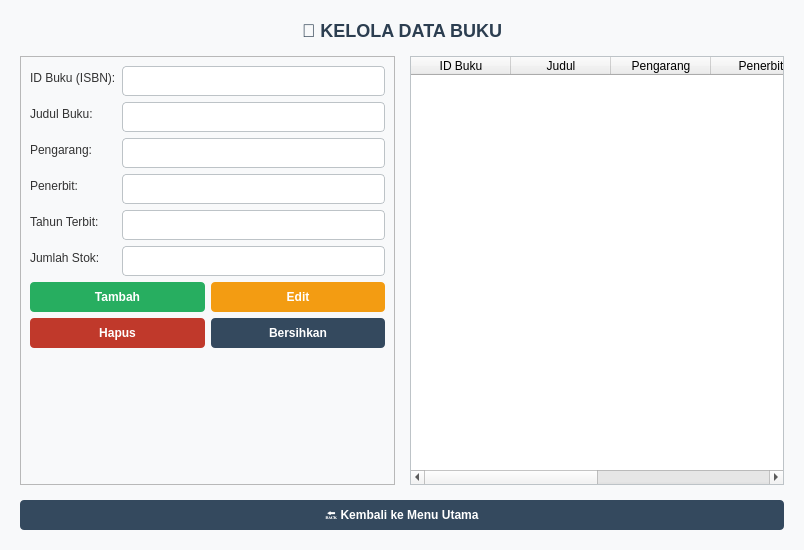
<?xml version="1.0" encoding="UTF-8"?>
<ui version="4.0">
 <class>KelolaBukuWindow</class>
 <widget class="QMainWindow" name="KelolaBukuWindow">
  <property name="geometry">
   <rect>
    <x>0</x>
    <y>0</y>
    <width>804</width>
    <height>550</height>
   </rect>
  </property>
  <property name="windowTitle">
   <string>Perpustakaan - Kelola Data Buku - kelola_buku.ui</string>
  </property>
  <property name="styleSheet">
   <string notr="true">QMainWindow { 
background-color: #F8F9FA; 
} 
QLabel#lblTitle { 
font-size: 18px; 
font-weight: bold; 
color: #2C3E50; 
} 
QLabel { 
font-size: 12px; 
color: #333; 
} 
QLineEdit { 
        padding: 6px; 
        border: 1px solid #BDC3C7; 
        border-radius: 4px; 
        background-color: white; 
    } 
    QLineEdit:focus { 
        border: 1px solid #3498DB; 
    } 
QPushButton { 
        background-color: #34495E; 
        color: white; 
        border: none; 
        border-radius: 4px; 
        padding: 8px 15px; 
        font-weight: bold; 
    } 
    QPushButton:hover { 
        background-color: #415B76; 
    } 
QPushButton#btnTambah { 
        background-color: #27AE60; 
    } 
    QPushButton#btnTambah:hover { 
        background-color: #2ECC71; 
    } 
QPushButton#btnEdit { 
        background-color: #F39C12; 
    } 
    QPushButton#btnEdit:hover { 
        background-color: #F1C40F; 
    } 
QPushButton#btnHapus { 
        background-color: #C0392B; 
    } 
    QPushButton#btnHapus:hover { 
        background-color: #E74C3C; 
    } 
QTableWidget { 
        background-color: white; 
        border: 1px solid #BDC3C7; 
        gridline-color: #ECF0F1; 
    }</string>
  </property>
  <widget class="QWidget" name="centralwidget">
   <layout class="QVBoxLayout" name="verticalLayoutMain">
    <property name="spacing">
     <number>15</number>
    </property>
    <property name="leftMargin">
     <number>20</number>
    </property>
    <property name="topMargin">
     <number>20</number>
    </property>
    <property name="rightMargin">
     <number>20</number>
    </property>
    <property name="bottomMargin">
     <number>20</number>
    </property>
    <item>
     <widget class="QLabel" name="lblTitle">
      <property name="text">
       <string>📖 KELOLA DATA BUKU</string>
      </property>
      <property name="alignment">
       <set>Qt::AlignCenter</set>
      </property>
     </widget>
    </item>
    <item>
     <layout class="QHBoxLayout" name="horizontalLayoutMain">
      <property name="spacing">
       <number>15</number>
      </property>
      <item>
       <widget class="QFrame" name="frameInput">
        <property name="frameShape">
         <enum>QFrame::StyledPanel</enum>
        </property>
        <property name="frameShadow">
         <enum>QFrame::Raised</enum>
        </property>
        <layout class="QVBoxLayout" name="verticalLayoutForm">
         <item>
          <layout class="QFormLayout" name="formLayout">
           <property name="fieldGrowthPolicy">
            <enum>QFormLayout::ExpandingFieldsGrow</enum>
           </property>
           <item row="0" column="0">
            <widget class="QLabel" name="lblIdBuku">
             <property name="text">
              <string>ID Buku (ISBN):</string>
             </property>
            </widget>
           </item>
           <item row="0" column="1">
            <widget class="QLineEdit" name="txtIdBuku"/>
           </item>
           <item row="1" column="0">
            <widget class="QLabel" name="lblJudul">
             <property name="text">
              <string>Judul Buku:</string>
             </property>
            </widget>
           </item>
           <item row="1" column="1">
            <widget class="QLineEdit" name="txtJudul"/>
           </item>
           <item row="2" column="0">
            <widget class="QLabel" name="lblPengarang">
             <property name="text">
              <string>Pengarang:</string>
             </property>
            </widget>
           </item>
           <item row="2" column="1">
            <widget class="QLineEdit" name="txtPengarang"/>
           </item>
           <item row="3" column="0">
            <widget class="QLabel" name="lblPenerbit">
             <property name="text">
              <string>Penerbit:</string>
             </property>
            </widget>
           </item>
           <item row="3" column="1">
            <widget class="QLineEdit" name="txtPenerbit"/>
           </item>
           <item row="4" column="0">
            <widget class="QLabel" name="lblTahun">
             <property name="text">
              <string>Tahun Terbit:</string>
             </property>
            </widget>
           </item>
           <item row="4" column="1">
            <widget class="QLineEdit" name="txtTahun"/>
           </item>
           <item row="5" column="0">
            <widget class="QLabel" name="lblStok">
             <property name="text">
              <string>Jumlah Stok:</string>
             </property>
            </widget>
           </item>
           <item row="5" column="1">
            <widget class="QLineEdit" name="txtStok"/>
           </item>
          </layout>
         </item>
         <item>
          <layout class="QGridLayout" name="gridLayoutButtons">
           <item row="0" column="0">
            <widget class="QPushButton" name="btnTambah">
             <property name="text">
              <string>Tambah</string>
             </property>
            </widget>
           </item>
           <item row="0" column="1">
            <widget class="QPushButton" name="btnEdit">
             <property name="text">
              <string>Edit</string>
             </property>
            </widget>
           </item>
           <item row="1" column="0">
            <widget class="QPushButton" name="btnHapus">
             <property name="text">
              <string>Hapus</string>
             </property>
            </widget>
           </item>
           <item row="1" column="1">
            <widget class="QPushButton" name="btnBersihkan">
             <property name="text">
              <string>Bersihkan</string>
             </property>
            </widget>
           </item>
          </layout>
         </item>
         <item>
          <spacer name="verticalSpacer_Form">
           <property name="orientation">
            <enum>Qt::Vertical</enum>
           </property>
           <property name="sizeHint" stdset="0">
            <size>
             <width>20</width>
             <height>20</height>
            </size>
           </property>
          </spacer>
         </item>
        </layout>
       </widget>
      </item>
      <item>
       <layout class="QVBoxLayout" name="verticalLayoutTable">
        <item>
         <widget class="QTableWidget" name="tableBuku">
          <column>
           <property name="text">
            <string>ID Buku</string>
           </property>
          </column>
          <column>
           <property name="text">
            <string>Judul</string>
           </property>
          </column>
          <column>
           <property name="text">
            <string>Pengarang</string>
           </property>
          </column>
          <column>
           <property name="text">
            <string>Penerbit</string>
           </property>
          </column>
          <column>
           <property name="text">
            <string>Tahun</string>
           </property>
          </column>
          <column>
           <property name="text">
            <string>Stok</string>
           </property>
          </column>
         </widget>
        </item>
       </layout>
      </item>
     </layout>
    </item>
    <item>
     <widget class="QPushButton" name="btnKembali">
      <property name="text">
       <string>🔙 Kembali ke Menu Utama</string>
      </property>
     </widget>
    </item>
   </layout>
  </widget>
 </widget>
 <resources/>
 <connections/>
</ui>
